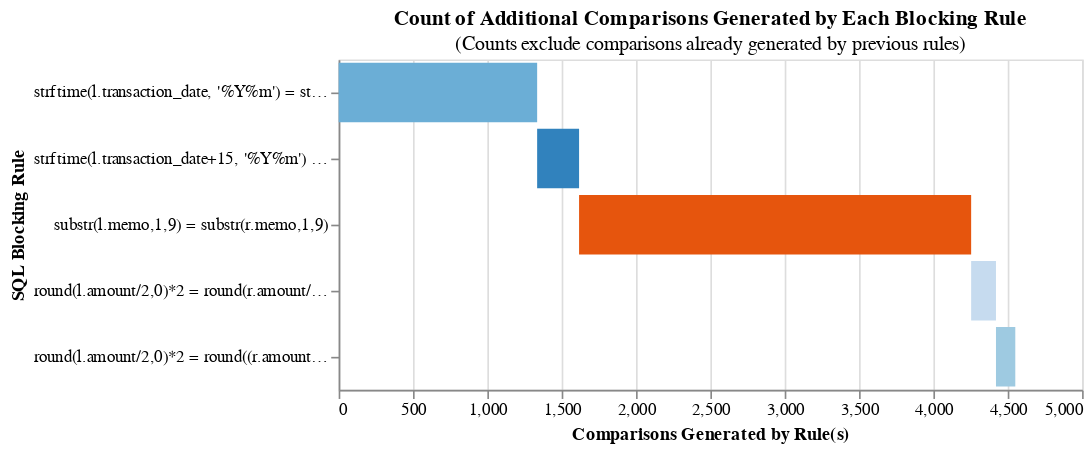

Source (notebook cell):
### Code cell
blocking_rule_date_1 = """
    strftime(l.transaction_date, '%Y%m') = strftime(r.transaction_date, '%Y%m')
    and substr(l.memo, 1,3) = substr(r.memo,1,3)
    and l.amount/r.amount > 0.7   and l.amount/r.amount < 1.3
"""

# Offset by half a month to ensure we capture case when the dates are e.g. 31st Jan and 1st Feb
blocking_rule_date_2 = """
    strftime(l.transaction_date+15, '%Y%m') = strftime(r.transaction_date, '%Y%m')
    and substr(l.memo, 1,3) = substr(r.memo,1,3)
    and l.amount/r.amount > 0.7   and l.amount/r.amount < 1.3
"""

blocking_rule_memo = """
substr(l.memo,1,9) = substr(r.memo,1,9)
"""

blocking_rule_amount_1 = """
round(l.amount/2,0)*2 = round(r.amount/2,0)*2 and yearweek(r.transaction_date) = yearweek(l.transaction_date)
"""

blocking_rule_amount_2 = """
round(l.amount/2,0)*2 = round((r.amount+1)/2,0)*2 and yearweek(r.transaction_date) = yearweek(l.transaction_date + 4)
"""

blocking_rule_cheat = """
l.unique_id = r.unique_id
"""


linker.cumulative_num_comparisons_from_blocking_rules_chart(
    [
        blocking_rule_date_1,
        blocking_rule_date_2,
        blocking_rule_memo,
        blocking_rule_amount_1,
        blocking_rule_amount_2,
        blocking_rule_cheat,
    ]
)

### Figure 1 — Vega-Lite specification as saved in the notebook (floating-point values rounded to 4 significant figures)
{"$schema": "https://vega.github.io/schema/vega-lite/v5.json", "config": {"header": {"title": null}, "mark": {"tooltip": null}, "title": {"anchor": "middle"}, "view": {"height": 200, "width": 450}}, "data": {"values": [{"cartesian": 1000000, "cumulative_rows": 1335, "reduction_ratio": "The rolling reduction ratio with your given blocking rule(s) is 0.999. \nThis represents the reduction in the total number of comparisons due to your rule(s).", "row_count": 1335, "rule": "\n    strftime(l.transaction_date, '%Y%m') = strftime(r.transaction_date, '%Y%m')\n    and substr(l.memo, 1,3) = substr(r.memo,1,3)\n    and l.amount/r.amount > 0.7   and l.amount/r.amount < 1.3\n", "start": 0}, {"cartesian": 1000000, "cumulative_rows": 1617, "reduction_ratio": "The rolling reduction ratio with your given blocking rule(s) is 0.998. \nThis represents the reduction in the total number of comparisons due to your rule(s).", "row_count": 282, "rule": "\n    strftime(l.transaction_date+15, '%Y%m') = strftime(r.transaction_date, '%Y%m')\n    and substr(l.memo, 1,3) = substr(r.memo,1,3)\n    and l.amount/r.amount > 0.7   and l.amount/r.amount < 1.3\n", "start": 1335}, {"cartesian": 1000000, "cumulative_rows": 4254, "reduction_ratio": "The rolling reduction ratio with your given blocking rule(s) is 0.996. \nThis represents the reduction in the total number of comparisons due to your rule(s).", "row_count": 2637, "rule": "\nsubstr(l.memo,1,9) = substr(r.memo,1,9)\n", "start": 1617}, {"cartesian": 1000000, "cumulative_rows": 4421, "reduction_ratio": "The rolling reduction ratio with your given blocking rule(s) is 0.996. \nThis represents the reduction in the total number of comparisons due to your rule(s).", "row_count": 167, "rule": "\nround(l.amount/2,0)*2 = round(r.amount/2,0)*2 and yearweek(r.transaction_date) = yearweek(l.transaction_date)\n", "start": 4254}, {"cartesian": 1000000, "cumulative_rows": 4551, "reduction_ratio": "The rolling reduction ratio with your given blocking rule(s) is 0.995. \nThis represents the reduction in the total number of comparisons due to your rule(s).", "row_count": 130, "rule": "\nround(l.amount/2,0)*2 = round((r.amount+1)/2,0)*2 and yearweek(r.transaction_date) = yearweek(l.transaction_date + 4)\n", "start": 4421}]}, "encoding": {"color": {"field": "rule", "legend": null, "scale": {"scheme": "category20c"}}, "order": {"field": "cumulative_rows"}, "tooltip": [{"field": "rule", "title": "SQL Condition", "type": "nominal"}, {"field": "row_count", "format": ",", "title": "Comparisons Generated", "type": "quantitative"}, {"field": "cumulative_rows", "format": ",", "title": "Cumulative Comparisons", "type": "quantitative"}, {"field": "cartesian", "format": ",", "title": "Cartesian Product of Input Data", "type": "quantitative"}, {"field": "reduction_ratio", "title": "Reduction Ratio (cumulative rows/cartesian product)", "type": "ordinal"}], "x": {"field": "start", "title": "Comparisons Generated by Rule(s)", "type": "quantitative"}, "x2": {"field": "cumulative_rows"}, "y": {"field": "rule", "sort": "-x2", "title": "SQL Blocking Rule"}}, "mark": "bar", "title": {"subtitle": "(Counts exclude comparisons already generated by previous rules)", "text": "Count of Additional Comparisons Generated by Each Blocking Rule"}}
